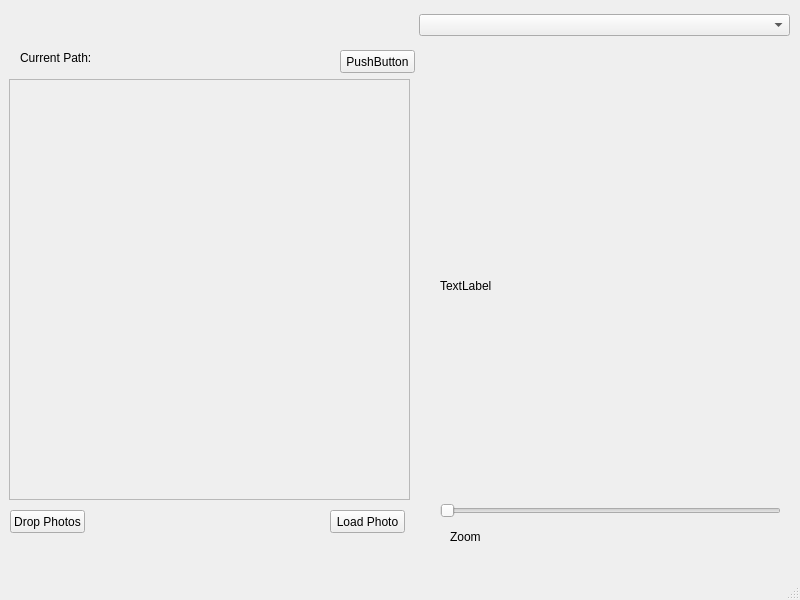
<?xml version="1.0" encoding="UTF-8"?>
<ui version="4.0">
 <class>MainWindow</class>
 <widget class="QMainWindow" name="MainWindow">
  <property name="geometry">
   <rect>
    <x>0</x>
    <y>0</y>
    <width>800</width>
    <height>600</height>
   </rect>
  </property>
  <property name="windowTitle">
   <string>MainWindow</string>
  </property>
  <widget class="QWidget" name="centralwidget">
   <widget class="QWidget" name="gridLayoutWidget">
    <property name="geometry">
     <rect>
      <x>9</x>
      <y>79</y>
      <width>401</width>
      <height>421</height>
     </rect>
    </property>
    <layout class="QGridLayout" name="gridLayout">
     <item row="0" column="0">
      <widget class="QScrollArea" name="scrollArea">
       <property name="widgetResizable">
        <bool>true</bool>
       </property>
       <widget class="QWidget" name="scrollAreaWidgetContents">
        <property name="geometry">
         <rect>
          <x>0</x>
          <y>0</y>
          <width>397</width>
          <height>417</height>
         </rect>
        </property>
       </widget>
      </widget>
     </item>
    </layout>
   </widget>
   <widget class="QLabel" name="label">
    <property name="geometry">
     <rect>
      <x>440</x>
      <y>80</y>
      <width>331</width>
      <height>411</height>
     </rect>
    </property>
    <property name="text">
     <string>TextLabel</string>
    </property>
   </widget>
   <widget class="QPushButton" name="Explorerbutton">
    <property name="geometry">
     <rect>
      <x>340</x>
      <y>50</y>
      <width>75</width>
      <height>23</height>
     </rect>
    </property>
    <property name="text">
     <string>PushButton</string>
    </property>
   </widget>
   <widget class="QPushButton" name="DropButton">
    <property name="geometry">
     <rect>
      <x>10</x>
      <y>510</y>
      <width>75</width>
      <height>23</height>
     </rect>
    </property>
    <property name="text">
     <string>Drop Photos</string>
    </property>
   </widget>
   <widget class="QPushButton" name="LoadButton">
    <property name="geometry">
     <rect>
      <x>330</x>
      <y>510</y>
      <width>75</width>
      <height>23</height>
     </rect>
    </property>
    <property name="text">
     <string>Load Photo</string>
    </property>
   </widget>
   <widget class="QSlider" name="horizontalSlider">
    <property name="geometry">
     <rect>
      <x>440</x>
      <y>500</y>
      <width>341</width>
      <height>22</height>
     </rect>
    </property>
    <property name="orientation">
     <enum>Qt::Horizontal</enum>
    </property>
   </widget>
   <widget class="QLabel" name="label_2">
    <property name="geometry">
     <rect>
      <x>450</x>
      <y>530</y>
      <width>47</width>
      <height>13</height>
     </rect>
    </property>
    <property name="text">
     <string>Zoom</string>
    </property>
   </widget>
   <widget class="QWidget" name="gridLayoutWidget_2">
    <property name="geometry">
     <rect>
      <x>419</x>
      <y>10</y>
      <width>371</width>
      <height>31</height>
     </rect>
    </property>
    <layout class="QGridLayout" name="gridLayout_2">
     <item row="0" column="0">
      <widget class="QComboBox" name="comboBox"/>
     </item>
    </layout>
   </widget>
   <widget class="QLabel" name="label_3">
    <property name="geometry">
     <rect>
      <x>20</x>
      <y>50</y>
      <width>91</width>
      <height>16</height>
     </rect>
    </property>
    <property name="text">
     <string>Current Path:</string>
    </property>
   </widget>
   <widget class="QLabel" name="PathLabel">
    <property name="geometry">
     <rect>
      <x>96</x>
      <y>50</y>
      <width>231</width>
      <height>20</height>
     </rect>
    </property>
    <property name="text">
     <string/>
    </property>
   </widget>
  </widget>
  <widget class="QMenuBar" name="menubar">
   <property name="geometry">
    <rect>
     <x>0</x>
     <y>0</y>
     <width>800</width>
     <height>21</height>
    </rect>
   </property>
  </widget>
  <widget class="QStatusBar" name="statusbar"/>
 </widget>
 <resources/>
 <connections/>
</ui>
